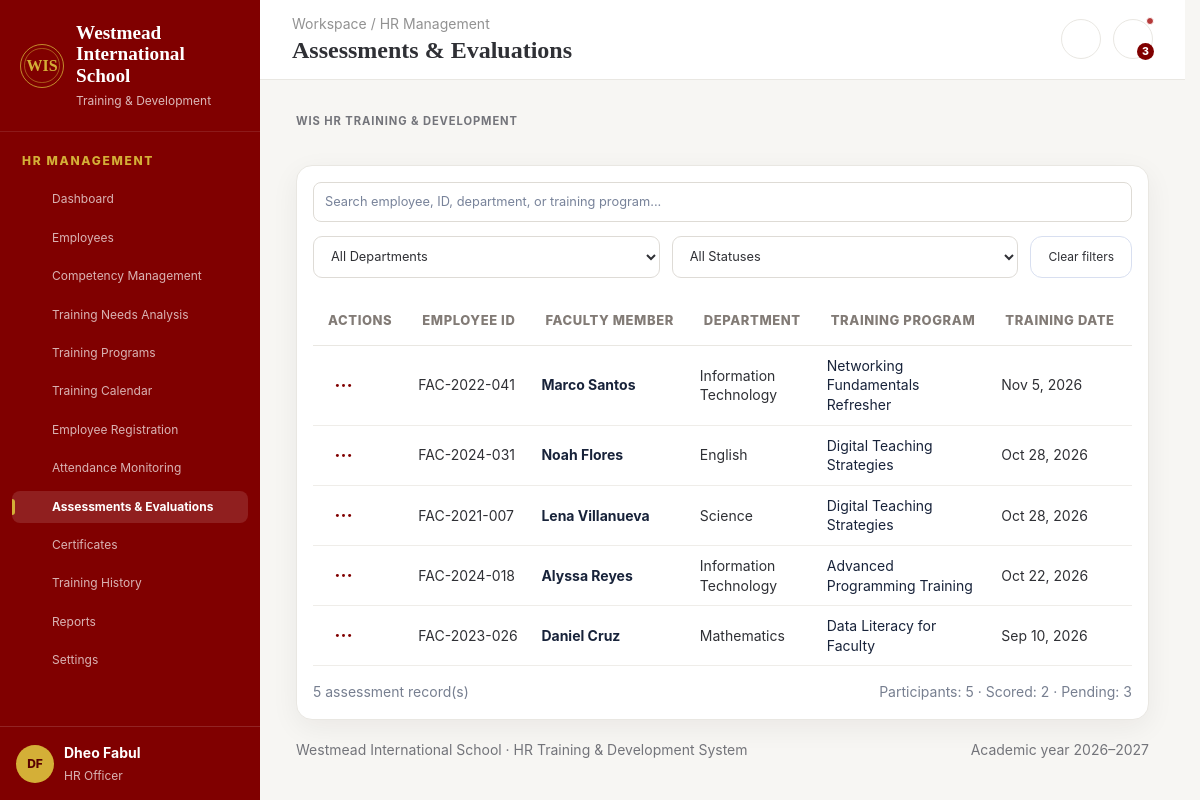
The page /admin/evaluations.php (signed in) on the database its author committed.
### tables this page shows
CREATE TABLE `registrations` (
  `id` int(10) UNSIGNED NOT NULL,
  `employee_id` int(10) UNSIGNED NOT NULL,
  `program_id` int(10) UNSIGNED NOT NULL,
  `status` enum('Registered','In Progress','Completed','Withdrawn') NOT NULL DEFAULT 'Registered',
  `registered_at` timestamp NOT NULL DEFAULT current_timestamp()
);

CREATE TABLE `employees` (
  `id` int(10) UNSIGNED NOT NULL,
  `employee_code` varchar(30) NOT NULL,
  `first_name` varchar(80) NOT NULL,
  `last_name` varchar(80) NOT NULL,
  `email` varchar(160) NOT NULL,
  `phone` varchar(35) DEFAULT NULL,
  `department` varchar(100) NOT NULL,
  `job_title` varchar(120) NOT NULL,
  `specialization` varchar(120) NOT NULL,
  `hire_date` date DEFAULT NULL,
  `employment_status` enum('Active','On Leave','Inactive') NOT NULL DEFAULT 'Active',
  `created_at` timestamp NOT NULL DEFAULT current_timestamp()
);

CREATE TABLE `training_programs` (
  `id` int(10) UNSIGNED NOT NULL,
  `title` varchar(180) NOT NULL,
  `category` varchar(120) NOT NULL,
  `specialization` varchar(120) NOT NULL,
  `description` text DEFAULT NULL,
  `trainer_user_id` int(10) UNSIGNED DEFAULT NULL,
  `start_date` date NOT NULL,
  `end_date` date DEFAULT NULL,
  `start_time` time DEFAULT NULL,
  `venue` varchar(160) DEFAULT NULL,
  `capacity` smallint(5) UNSIGNED NOT NULL DEFAULT 30,
  `status` enum('Draft','Upcoming','Ongoing','Completed','Cancelled') NOT NULL DEFAULT 'Upcoming',
  `created_by` int(10) UNSIGNED DEFAULT NULL,
  `created_at` timestamp NOT NULL DEFAULT current_timestamp()
);

### admin/evaluations.php (called while the page is built, shortened)
<?php
require_once __DIR__ . '/../includes/page_bootstrap.php';
require_once __DIR__ . '/../includes/renderers/assessments.php';
$content = render_assessments($pdo, $user);

### includes/page_bootstrap.php (called while the page is built, shortened)
<?php
require_once __DIR__ . '/functions.php';
require_once __DIR__ . '/render_helpers.php';
require_once __DIR__ . '/layout.php';
$user = current_user();

### includes/renderers/assessments.php (the view, shortened to what this page needs)
<?php
function render_assessments(PDO $pdo, array $user): string
{
    $role = strtolower(trim((string)($user['role'] ?? '')));
    $sql = 'SELECT '
        . 'r.id AS registration_id, '
        . 'r.status AS registration_status, '
        . 'e.employee_code, e.first_name, e.last_name, e.department, '
        . 'p.title, p.start_date, '
        . 'ev.score, ev.feedback '
        . 'FROM registrations r '
        . 'JOIN employees e ON e.id = r.employee_id '
        . 'JOIN training_programs p ON p.id = r.program_id '
        . 'LEFT JOIN evaluations ev ON ev.registration_id = r.id';
    $params = [];
    $sql .= ' ORDER BY p.start_date DESC, e.last_name, e.first_name';
    $stmt = $pdo->prepare($sql);
    $stmt->execute($params);
    $data = $stmt->fetchAll(PDO::FETCH_ASSOC);
    $isEmployee = $role === 'employee';
    $html = '<div class="assessment-page">';
    $html .= page_intro(
        $isEmployee ? '' : '',
        $isEmployee
            ? ''
            : ''
    );
    $scoredCount = count(array_filter(
        $data,
        static fn(array $r): bool => isset($r['score']) && $r['score'] !== ''
    ));
    $departments = [];
    foreach ($data as $item) {
        $department = trim((string)($item['department'] ?? ''));
        if ($department !== '') {
            $departments[$department] = $department;
        }
    }
    natcasesort($departments);
    $html .= '<section class="card assessment-table-card">'
        . '<div class="assessment-toolbar">'
        . '<label class="assessment-search-wrap">'
        . '<span class="sr-only">Search assessments</span>'
        . '<input type="search" class="assessment-search" '
        . 'placeholder="Search employee, ID, department, or training program..." '
        . 'aria-label="Search employee, ID, department, or training program" '
        . 'data-assessment-search></label>'
        . '<div class="assessment-filter-row">'
        . '<label><span class="sr-only">Filter by department</span>'
        . '<select data-assessment-department aria-label="Filter by department">'
        . '<option value="">All Departments</option>';
    foreach ($departments as $department) {
        $html .= '<option value="' . h($department) . '">' . h($department) . '</option>';
    }
    $html .= '</select></label>'
        . '<label><span class="sr-only">Filter by status</span>'
        . '<select data-assessment-status aria-label="Filter by status">'
        . '<option value="">All Statuses</option>'
        . '<option value="scored">Scored</option>'
        . '<option value="pending">Pending</option>'
        . '</select></label>'
        . '<button type="button" class="assessment-clear-filters" data-assessment-clear>Clear filters</button>'
        . '</div></div>'
        . '<div class="assessment-table-wrap">'
        . '<table class="assessment-table">'
        . '<thead><tr>'
        . '<th class="assessment-actions-heading">Actions</th>'
        . '<th>Employee ID</th>'
        . '<th>Faculty Member</th>'
        . '<th>Department</th>'
        . '<th>Training Program</th>'
        . '<th>Training Date</th>'
        . '<th>Status</th>'
        . '</tr></thead><tbody>';
    foreach ($data as $r) {
        $registrationId = (int)$r['registration_id'];
        $score = $r['score'] ?? null;
        $hasScore = $score !== null && $score !== '';
        $firstName = (string)($r['first_name'] ?? '');
        $lastName = (string)($r['last_name'] ?? '');
        $fullName = trim($firstName . ' ' . $lastName);
        $title = (string)($r['title'] ?? 'Untitled training');
        $employeeCode = (string)($r['employee_code'] ?? '—');
        $department = trim((string)($r['department'] ?? ''));
        $department = $department !== '' ? $department : '—';
        $feedback = (string)($r['feedback'] ?? '');
        $startDate = !empty($r['start_date'])
            ? date('M j, Y', strtotime((string)$r['start_date']))
            : '—';
        $detailsId = 'assessment-details-' . $registrationId;
        $scoreId = 'assessment-score-' . $registrationId;
        $feedbackId = 'assessment-feedback-' . $registrationId;
        $searchText = strtolower($employeeCode . ' ' . $fullName . ' ' . $department . ' ' . $title);
        $statusKey = $hasScore ? 'scored' : 'pending';
        $html .= '<tr class="assessment-data-row" '
            . 'data-assessment-row data-search-text="' . h($searchText) . '" '
            . 'data-department="' . h($department) . '" '
            . 'data-status="' . $statusKey . '">';
        $html .= '<td class="assessment-actions-cell">'
            . '<button type="button" class="assessment-row-action" '
            . 'aria-label="Toggle assessment details for ' . h($fullName) . '" '
            . 'aria-expanded="false" aria-controls="' . $detailsId . '" '
            . 'data-assessment-toggle="' . $detailsId . '">'
            . '<svg viewBox="0 0 24 24" aria-hidden="true">'
            . '<circle cx="5" cy="12" r="1.7" fill="currentColor"/>'
            . '<circle cx="12" cy="12" r="1.7" fill="currentColor"/>'
            . '<circle cx="19" cy="12" r="1.7" fill="currentColor"/>'
            . '</svg></button></td>';
        $html .= '<td>' . h($employeeCode) . '</td>';
        $html .= '<td><strong class="assessment-faculty-name">'
            . h($fullName !== '' ? $fullName : 'Unknown employee') . '</strong></td>';
        $html .= '<td>' . h($department) . '</td>';
        $html .= '<td><span class="assessment-program-title">'
            . h($title) . '</span></td>';
        $html .= '<td>' . h($startDate) . '</td>';
        $html .= '<td><span class="assessment-status '
            . ($hasScore ? 'is-scored' : 'is-pending') . '">'
            . ($hasScore ? 'Scored' : 'Pending') . '</span></td></tr>';
        $html .= '<tr class="assessment-details-row" id="' . $detailsId . '" hidden>'
            . '<td colspan="7"><div class="assessment-details-panel">'
            . '<div class="assessment-details-heading"><div><h3>Assessment details</h3>'
            . '<p>' . h($fullName) . ' · ' . h($title) . '</p></div>'
            . '<span class="assessment-details-current-status">'
            . ($hasScore ? 'Existing assessment' : 'Not yet assessed')
            . '</span></div>'
            . '<form method="post" class="assessment-inline-form">'
            . '<input type="hidden" name="csrf_token" value="' . h(csrf_token()) . '">'
            . '<input type="hidden" name="action" value="save_evaluation">'
            . '<input type="hidden" name="registration_id" value="' . $registrationId . '">'
            . '<div class="assessment-inline-fields">'
            . '<div class="assessment-form-field"><label for="' . $scoreId . '">Assessment score (0–100)</label>'
            . '<div class="assessment-score-input"><input id="' . $scoreId . '" type="number" name="score" '
            . 'min="0" max="100" step="0.5" value="' . h($hasScore ? (string)$score : '') . '" '
            . 'placeholder="Enter score" required><span>%</span></div></div>'
            . '<div class="assessment-form-field assessment-feedback-field">'
            . '<label for="' . $feedbackId . '">Feedback (optional)</label>'
            . '<textarea id="' . $feedbackId . '" name="feedback" rows="3" '
            . 'placeholder="Enter participant feedback...">' . h($feedback) . '</textarea></div></div>'
            . '<div class="assessment-details-footer">'
            . '<button type="button" class="btn assessment-cancel-button" data-assessment-toggle="' . $detailsId . '">Close details</button>'
            . '<button type="submit" class="btn assessment-save-button">' . icon('check', 14)
            . ($hasScore ? ' Update assessment' : ' Save assessment')
            . '</button></div></form></div></td></tr>';
    }
    $html .= '<tr class="assessment-no-results" data-assessment-no-results hidden>'
        . '<td colspan="7">No assessments match your search or filters.</td></tr>';
    $html .= '</tbody></table></div>'
        . '<div class="assessment-table-footer"><span data-assessment-count>'
        . count($data) . ' assessment record(s)</span>'
        . '<span class="assessment-summary-inline">Participants: ' . count($data)
        . ' · Scored: ' . $scoredCount
        . ' · Pending: ' . (count($data) - $scoredCount)
        . '</span></div></section></div>';
    $html .= <<<'HTML'
<script>
(function () {
    const root = document.querySelector('.assessment-page');
    if (!root || root.dataset.assessmentReady === '1') return;
    root.dataset.assessmentReady = '1';
    const search = root.querySelector('[data-assessment-search]');
    const department = root.querySelector('[data-assessment-department]');
    const status = root.querySelector('[data-assessment-status]');
    const clear = root.querySelector('[data-assessment-clear]');
    const rows = Array.from(root.querySelectorAll('[data-assessment-row]'));
    const noResults = root.querySelector('[data-assessment-no-results]');
    const count = root.querySelector('[data-assessment-count]');
    function filterRows() {
        const query = (search.value || '').trim().toLowerCase();
        const selectedDepartment = department.value;
        const selectedStatus = status.value;
        let visible = 0;
        rows.forEach(function (row) {
            const matches = (!query || (row.dataset.searchText || '').includes(query))
                && (!selectedDepartment || row.dataset.department === selectedDepartment)
                && (!selectedStatus || row.dataset.status === selectedStatus);
            row.hidden = !matches;
            const details = document.getElementById(row.querySelector('[data-assessment-toggle]').dataset.assessmentToggle);
            if (!matches && details) details.hidden = true;
            if (matches) visible++;
        });
        noResults.hidden = visible !== 0;
        count.textContent = visible + ' assessment record(s)';
    }
    [search, department, status].forEach(function (control) {
        control.addEventListener('input', filterRows);
        control.addEventListener('change', filterRows);
    });
    clear.addEventListener('click', function () {
        search.value = '';
        department.value = '';
        status.value = '';
        filterRows();
    });
})();
</script>
HTML;
    return $html;
}

### assets/style.css (style rules this page uses)
:root { --font-heading: Georgia, "Times New Roman", serif; --font-body: Inter, ui-sans-serif, system-ui, -apple-system, BlinkMacSystemFont, "Segoe UI", sans-serif; --text-xs: .75rem; --text-sm: .875rem; --text-base: 1rem; --text-lg: 1.125rem; --text-xl: 1.5rem; --text-2xl: 2rem; --text-metric: 1.5rem; --maroon: #800000; --maroon-dark: #590000; --maroon-soft: #f8eded; --gold: #d4af37; --gold-soft: #fff8df; --cream: #fff9ed; --ink: #2f3035; --muted: #73747a; --line: #e9e7e2; --green: #237a57; --green-soft: #eaf7f1; --red: #b53939; --red-soft: #fceded; --blue: #326ca8; --blue-soft: #edf4fb; --shadow: 0 8px 28px rgba(36, 24, 20, .06); font-family: var(--font-body); font-size: var(--text-base); color: var(--ink); background: #f7f6f3; font-synthesis: none; }
*, *::before, *::after { box-sizing: border-box; }
html { min-height: 100%; overflow-y: scroll; scrollbar-gutter: stable; }
body { margin: 0; min-width: 320px; min-height: 100vh; font-family: var(--font-body); color: var(--ink); background: #f7f6f3; line-height: 1.45; }
button, input, select, textarea { font: inherit; }
button { cursor: pointer; }
svg { flex: none; }
input, select, textarea { max-width: 100%; }
input:not([type="checkbox"]):not([type="radio"]), select, textarea { width: 100%; min-height: 40px; padding: 9px 11px; border: 1px solid #dedbd5; border-radius: 8px; color: var(--ink); background: #fff; }
.card { min-width: 0; padding: 20px; border: 1px solid var(--line); border-radius: 14px; background: #fff; box-shadow: var(--shadow); }
table { width: 100%; max-width: 100%; border-collapse: collapse; }
th, td { padding: 12px 14px; border-bottom: 1px solid #efede9; text-align: left; vertical-align: middle; }
th { color: #77777a; background: #faf9f7; font-size: var(--text-xs); font-weight: 800; letter-spacing: .06em; text-transform: uppercase; }
td { font-size: var(--text-sm); }

### assets/css/admin/evaluations.css (style rules this page uses)
.assessment-page { display: flex; flex-direction: column; gap: 14px; min-width: 0; color: var(--ink, #172033); }
.assessment-table-card { min-width: 0; margin: 0; padding: 16px; border-radius: 16px; background: #fff; }
.assessment-toolbar { display: flex; flex-direction: column; gap: 14px; margin-bottom: 18px; }
.assessment-search-wrap, .assessment-filter-row>label { display: block; min-width: 0; }
.assessment-search, .assessment-filter-row select { width: 100%; min-width: 0; min-height: 42px; padding: 10px 13px; border: 1px solid #dedbd6; border-radius: 9px; background: #fff; color: var(--ink, #2f3035); font: inherit; font-size: .8rem; }
.assessment-search::placeholder { color: #78839a; }
.assessment-filter-row { display: grid; grid-template-columns: minmax(0, 1fr) minmax(0, 1fr) auto; gap: 12px; }
.assessment-clear-filters { min-height: 42px; padding: 0 17px; border: 1px solid #d8dff0; border-radius: 12px; background: #fff; color: var(--ink, #172033); font: inherit; cursor: pointer; white-space: nowrap; font-size: var(--text-xs); }
.assessment-table-wrap { width: 100%; min-width: 0; overflow-x: auto; scrollbar-gutter: stable; overscroll-behavior: contain; }
.assessment-table { width: 100%; min-width: 900px; border-collapse: collapse; text-align: left; font-size: 15px; }
.assessment-table th { padding: 15px 15px; border-bottom: 1px solid var(--line, #e8e3df); color: #827b76; font-size: 13px; font-weight: 800; letter-spacing: .045em; text-transform: uppercase; white-space: nowrap; background: white; }
.assessment-table td { padding: 10px 11px; border-bottom: 1px solid #efede9; line-height: 1.4; vertical-align: middle; }
.assessment-faculty-name { font-weight: 750; color: #18233a; }
.assessment-program-title { display: inline-block; color: #18233a; }
.assessment-actions-heading, .assessment-actions-cell { text-align: left; }
.assessment-row-action { display: inline-grid; place-items: center; width: 38px; height: 38px; border: 1px solid transparent; border-radius: 10px; background: transparent; color: #6c7280; cursor: pointer; }
.assessment-row-action svg { width: 21px; height: 21px; color: #800000 }
.assessment-table-footer { display: flex; justify-content: space-between; align-items: center; flex-wrap: wrap; gap: 8px 18px; padding-top: 16px; color: #777f90; font-size: 14px; }
.assessment-summary-inline { color: #777f90; }

### includes/layout.php (style rules this page uses)
html { overflow-y: scroll; scrollbar-gutter: stable; }

### rows shown on the page
registrations: employee.employee_code "FAC-2022-041", employee.last_name "Marco Santos", employee.department "Information Technology", program.title "Networking Fundamentals Refresher", program.start_date "Nov 5, 2026"
registrations: employee.employee_code "FAC-2024-031", employee.last_name "Noah Flores", employee.department "English", program.title "Digital Teaching Strategies", program.start_date "Oct 28, 2026"
registrations: employee.employee_code "FAC-2021-007", employee.last_name "Lena Villanueva", employee.department "Science", program.title "Digital Teaching Strategies", program.start_date "Oct 28, 2026"
registrations: employee.employee_code "FAC-2024-018", employee.last_name "Alyssa Reyes", employee.department "Information Technology", program.title "Advanced Programming Training", program.start_date "Oct 22, 2026"
registrations: employee.employee_code "FAC-2023-026", employee.last_name "Daniel Cruz", employee.department "Mathematics", program.title "Data Literacy for Faculty", program.start_date "Sep 10, 2026"

### other values the page prints
$roleText "HR MANAGEMENT"
$label "Dashboard"
$label "Employees"
$label "Competency Management"
$label "Training Needs Analysis"
$label "Training Programs"
$label "Training Calendar"
$label "Employee Registration"
$label "Attendance Monitoring"
$label "Assessments & Evaluations"
$label "Certificates"
$label "Training History"
$label "Reports"
$label "Settings"
$initial "DF"
